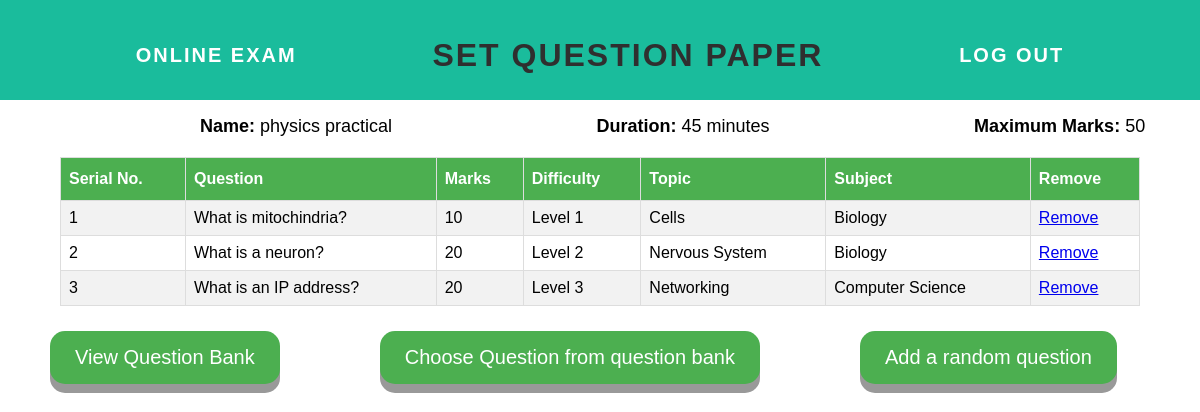
The page /view/paper/7 on the database its author committed.
### tables this page shows
CREATE TABLE questionPaper(pid integer primary key autoincrement, name text not null unique, duration integer not null, maxMarks integer default 0);

CREATE TABLE question(qid integer primary key autoincrement,
            question text not null unique, keywords text, keySentences text,
            marks integer not null, difficulty integer not null,
            topic text not null, subject text not null);

### app.py (the view)
@app.route('/view/paper/<int:id>', methods = ['GET', 'POST'])
def viewPaper(id):
    if request.method == 'GET':
        conn = sqlite3.connect("questionBank.db")
        c = conn.cursor()
        c.execute("select * from questionPaper where pid = ?", (id,))
        paperDetail = c.fetchall()
        IDtuple = (id,)
        c.execute("select qid from qset where pid = ?", IDtuple)
        qIDList = []
        for qList in c.fetchall():
            qIDList.append(qList[0])
        questionDetailList = []
        for qid in qIDList:
            c.execute("select * from question where qid = ?", (qid,))
            questionDetailList.append(c.fetchone())
        marks = 0
        if len(questionDetailList) > 0:
            for q in questionDetailList:
                marks += q[4]
        conn.close()
        return render_template("setQuestionPaper.html", questionDetailList = questionDetailList, id = id, paperDetail = paperDetail, marks = marks)

### templates/setQuestionPaper.html (shortened to what this page needs)
<html>
    <head>
        <link rel="stylesheet" href="{{ url_for('static', filename='css/main.css') }}">
    </head>
    <body>
        <div id="header">
            <div class="container">
                <a id="header-title" href="/teacherHome">Online Exam</a>
                <h1>SET QUESTION PAPER</h1>
                <a href="/logout" id = "logout"> Log Out </a>
            </div>
        </div>
        <div id = "paperlist">
            <li><span>Name:</span> {{ paperDetail[0][1] }}</li>
            <li><span>Duration:</span> {{ paperDetail[0][2] }} minutes</li>
            <li><span>Maximum Marks:</span> {{ marks }}</li>
        </div>
        {%  if questionDetailList|length < 1 %}
        <h4 style="text-align: center">There are no questions. Create one below!</h4>
        {%  else %}
        <table id = "table">
            <tr>
                <th>Serial No.</th>
                <th>Question</th>
                <th>Marks</th>
                <th>Difficulty</th>
                <th>Topic</th>
                <th>Subject</th>
                <th>Remove</th>
            </tr>
            {% for question in questionDetailList %}
            <tr>
                <td>{{ loop.index }}</td>
                <td class="largest-width">{{ question[1] }}</td>
                <td>{{ question[4] }}</td>
                <td>{{ question[5] }}</td>
                <td>{{ question[6] }}</td>
                <td>{{ question[7] }}</td>
                <td><a href="/remove/{{id}}/{{question[0]}}">Remove</a></td>
            </tr>
                {% endfor %}
        </table>
        {%  endif %}
        <div class="form button-group">
            <form action="/questionbank/view/{{id}}" method="POST">
                <input class = "button" type="submit" value="View Question Bank">
            </form>
            <form action="/choose/{{id}}" method="POST">
                <input class = "button" type="submit" value="Choose Question from question bank">
            </form>
            <form action="/random/{{id}}" method="POST">
                <input class = "button" type="submit" value="Add a random question">
            </form>
        </div>
    </body>
</html>

### static/css/main.css (style rules this page uses)
body, html { margin: 0px; font-family: sans-serif; width: 100%; }
#table { font-family: "Trebuchet MS", Arial, Helvetica, sans-serif; border-collapse: collapse; width: 90%; margin: 20px auto; }
#table td, #table th { border: 1px solid #ddd; padding: 8px; }
#table tr:nth-child(even) { background-color: #f2f2f2; }
#table th { padding-top: 12px; padding-bottom: 12px; text-align: left; background-color: #4CAF50; color: white; }
#header { background-color: #1abc9c; height: 100px; margin: 0px; line-height: 110px; }
#header a { color: white; text-decoration: none; text-transform: uppercase; letter-spacing: 0.1em; }
#header-title { font-size: 20px; font-weight: bold; margin-left: 0px; }
#logout { font-size: 20px; font-weight: bold; }
.container { display: flex; flex-direction: row; justify-content: space-evenly; }
h1 { text-align: center; margin-top: 0; letter-spacing: 2px; color: #2f2f2f; }
.button { display: inline-block; padding: 15px 25px; font-size: 20px; cursor: pointer; text-align: center; text-decoration: none; outline: none; color: #fff; background-color: #4CAF50; border: none; border-radius: 15px; box-shadow: 0 9px #999; margin: 5px 50px; }
li { display: inline; padding-left: 200px; font-size: large; }
span { font-weight: bold; }
.button-group .button { float: left; }
.button-group { margin-top: 0px; margin-left: 0px; margin-right: 0px; }
.largest-width { max-width: 300px; word-wrap: break-word; }

### rows shown on the page
questionPaper: name "physics practical", duration "45"
question: question "What is mitochindria?", marks "10", difficulty "Level 1", topic "Cells", subject "Biology"
question: question "What is a neuron?", marks "20", difficulty "Level 2", topic "Nervous System", subject "Biology"
question: question "What is an IP address?", marks "20", difficulty "Level 3", topic "Networking", subject "Computer Science"

### other values the page prints
{{ marks }} "50"
